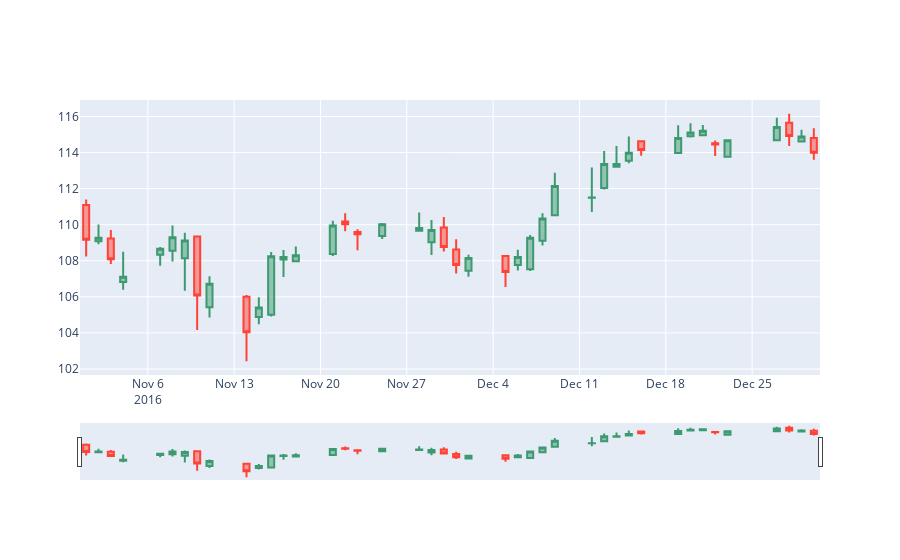

The code cell stored with this chart in its notebook:
### Code cell
# Show basic information about the stock:
df_apple_last_month = df_apple.loc['2016-11-01':'2016-12-31']
candlestick = go.Candlestick(
    x=df_apple_last_month.index,
    open=df_apple_last_month['Open'],
    close=df_apple_last_month['Close'],
    high=df_apple_last_month['High'],
    low=df_apple_last_month['Low']
)

fig = go.Figure(data=[candlestick])
fig.show()
